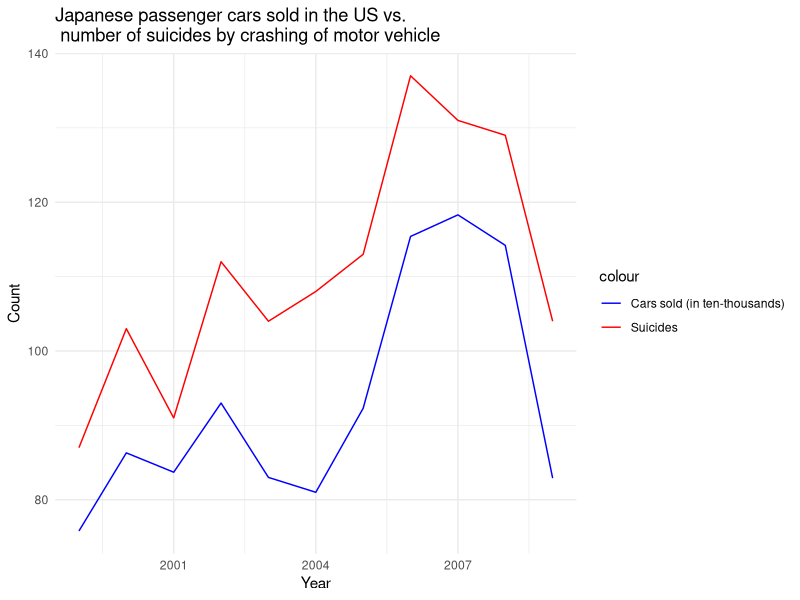

This figure's R source:
library(ggplot2)

#Data taken from https://tylervigen.com/spurious-correlations (accessed 25.12.23)

year <- c(1999:2009)
cars_sold <- c(758, 863, 837, 930, 830, 810, 923, 1154, 1183, 1142, 829)
cars_sold <- cars_sold / 10
suicides <- c(87, 103, 91, 112, 104, 108, 113, 137, 131, 129, 104)

df <- data.frame(year, cars_sold, suicides)

ggplot(df, aes(x = year)) + 
  geom_line(aes(y = cars_sold, color = "Cars sold (in ten-thousands)")) +
  geom_line(aes(y = suicides, color = "Suicides")) +
  labs(title = "Japanese passenger cars sold in the US vs. \n number of suicides by crashing of motor vehicle",
       x = "Year",
       y = "Count") +
  scale_color_manual(values = c("Cars sold (in ten-thousands)" = "blue", "Suicides" = "red")) +
  theme_minimal()